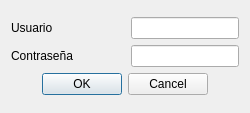
<?xml version="1.0" encoding="UTF-8"?>
<ui version="4.0">
 <class>DialogLogin</class>
 <widget class="QDialog" name="DialogLogin">
  <property name="geometry">
   <rect>
    <x>0</x>
    <y>0</y>
    <width>250</width>
    <height>113</height>
   </rect>
  </property>
  <property name="windowTitle">
   <string>Bienvenido</string>
  </property>
  <property name="sizeGripEnabled">
   <bool>false</bool>
  </property>
  <layout class="QGridLayout" name="gridLayout_2">
   <item row="0" column="0">
    <layout class="QGridLayout" name="gridLayout">
     <item row="0" column="0">
      <widget class="QLabel" name="label">
       <property name="text">
        <string>Usuario </string>
       </property>
      </widget>
     </item>
     <item row="0" column="1">
      <widget class="QLineEdit" name="lineEdit_Usuario">
       <property name="sizePolicy">
        <sizepolicy hsizetype="Fixed" vsizetype="Fixed">
         <horstretch>0</horstretch>
         <verstretch>0</verstretch>
        </sizepolicy>
       </property>
       <property name="frame">
        <bool>true</bool>
       </property>
       <property name="readOnly">
        <bool>false</bool>
       </property>
      </widget>
     </item>
     <item row="1" column="0">
      <widget class="QLabel" name="label_2">
       <property name="text">
        <string>Contraseña</string>
       </property>
      </widget>
     </item>
     <item row="1" column="1">
      <widget class="QLineEdit" name="lineEdit_Password">
       <property name="sizePolicy">
        <sizepolicy hsizetype="Fixed" vsizetype="Fixed">
         <horstretch>0</horstretch>
         <verstretch>0</verstretch>
        </sizepolicy>
       </property>
       <property name="font">
        <font>
         <strikeout>false</strikeout>
        </font>
       </property>
       <property name="echoMode">
        <enum>QLineEdit::Password</enum>
       </property>
      </widget>
     </item>
     <item row="2" column="0" colspan="2">
      <widget class="QDialogButtonBox" name="buttonBox">
       <property name="orientation">
        <enum>Qt::Horizontal</enum>
       </property>
       <property name="standardButtons">
        <set>QDialogButtonBox::Cancel|QDialogButtonBox::Ok</set>
       </property>
       <property name="centerButtons">
        <bool>true</bool>
       </property>
      </widget>
     </item>
    </layout>
   </item>
  </layout>
 </widget>
 <tabstops>
  <tabstop>lineEdit_Usuario</tabstop>
  <tabstop>lineEdit_Password</tabstop>
  <tabstop>buttonBox</tabstop>
 </tabstops>
 <resources/>
 <connections>
  <connection>
   <sender>buttonBox</sender>
   <signal>accepted()</signal>
   <receiver>DialogLogin</receiver>
   <slot>accept()</slot>
   <hints>
    <hint type="sourcelabel">
     <x>212</x>
     <y>107</y>
    </hint>
    <hint type="destinationlabel">
     <x>157</x>
     <y>274</y>
    </hint>
   </hints>
  </connection>
  <connection>
   <sender>buttonBox</sender>
   <signal>rejected()</signal>
   <receiver>DialogLogin</receiver>
   <slot>reject()</slot>
   <hints>
    <hint type="sourcelabel">
     <x>212</x>
     <y>107</y>
    </hint>
    <hint type="destinationlabel">
     <x>286</x>
     <y>274</y>
    </hint>
   </hints>
  </connection>
 </connections>
</ui>
